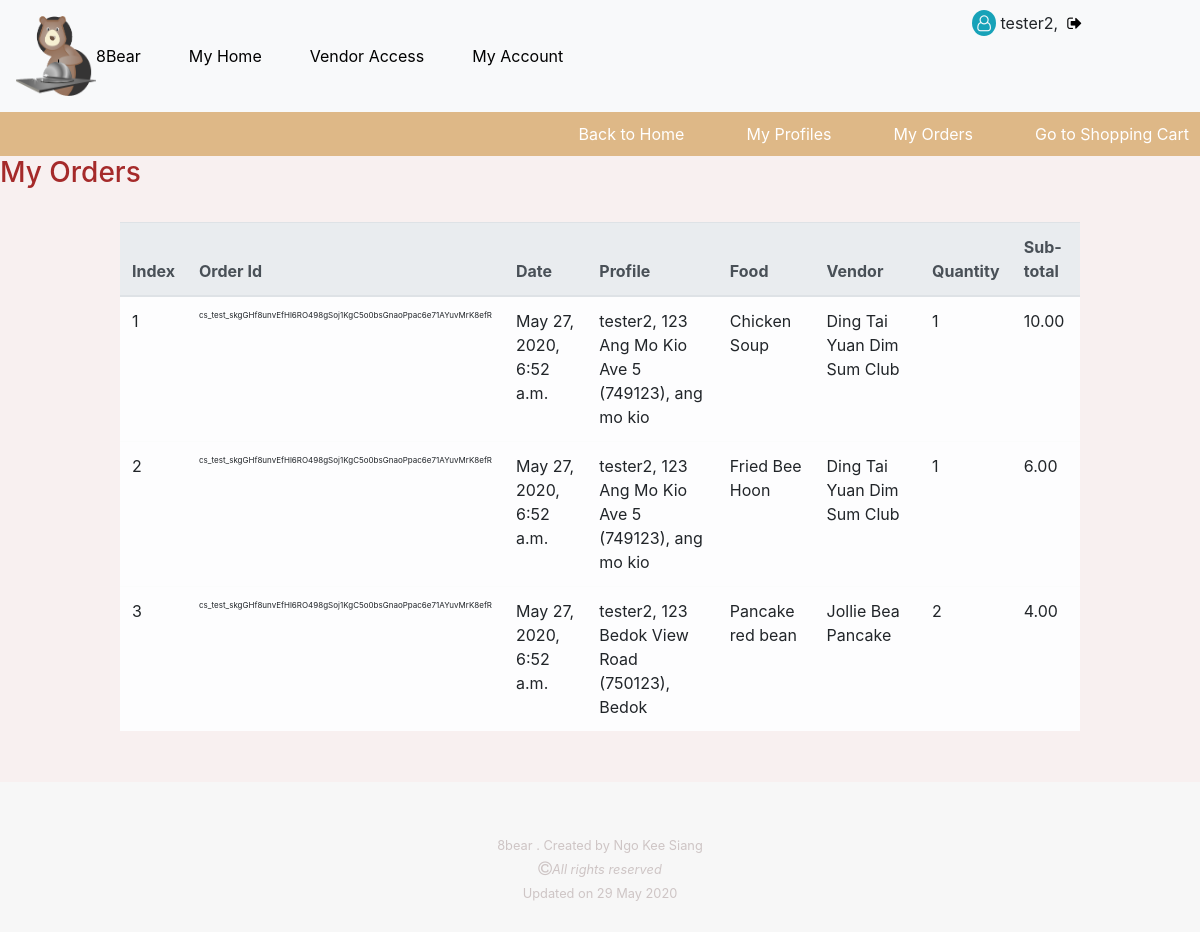
/my_orders (signed in), run on the app's committed database.
### order/models.py (models this page shows, shortened)
class OrderLineItem(models.Model):
    order = models.ForeignKey(Order, null=False, blank=False, on_delete=models.CASCADE )
    review = models.ForeignKey(Review, null=True, blank=True, on_delete=models.SET_NULL)
    process = models.ForeignKey(Process, null=True, blank=False, on_delete=models.SET_NULL)
    food = models.ForeignKey(Food, null=False, blank=False, on_delete=models.DO_NOTHING)
    datetime = models.DateTimeField(auto_now_add=True)
    quantity = models.PositiveSmallIntegerField(validators=[MinValueValidator(1), MaxValueValidator(99)], null=False, blank=False)
    cost = models.DecimalField(max_digits=10, decimal_places=2, null=False, default=0)
    buyer = models.ForeignKey(Buyer, null=True, blank=False, on_delete=models.SET_NULL)

class Order(models.Model):
    order_number = models.CharField(max_length=200, null=False, editable=False)
    user = models.ForeignKey(User, null=True, on_delete=models.SET_NULL)
    datetime = models.DateTimeField(auto_now_add=True)
    alternative_delivery_address = models.TextField(null=True, blank=True)
    total_cost = models.DecimalField(max_digits=10, decimal_places=2, null=False, default=0)

### buyer/models.py (models this page shows)
class Buyer(models.Model):
    town = models.CharField(max_length=100, null=True, blank=False)
    postal_code = models.PositiveIntegerField(null=False, blank=False)
    block = models.PositiveSmallIntegerField( null=False, blank=False)
    street = models.CharField(max_length=254, null=False, blank=False)
    date_joined = models.DateTimeField(auto_now_add=True)
    contact = models.PositiveIntegerField(validators=[MinValueValidator(10000000), MaxValueValidator(99999999)], null=False, blank=False)
    user = models.ForeignKey(User, null=True, on_delete=models.SET_NULL)
    def __str__(self):
        return '%s, %s %s (%s), %s' % (self.user.username, self.block, self.street, self.postal_code, self.town)

### food/models.py (models this page shows)
class Food(models.Model):
    vendor = models.ForeignKey(Vendor, null=False, blank=False, on_delete=models.CASCADE)
    tag = models.ManyToManyField(Tag)
    title = models.CharField(max_length=100, null=False, blank=False)
    description = models.TextField(null=False, blank=False)
    portion = models.PositiveSmallIntegerField( validators=[MinValueValidator(1), MaxValueValidator(99)] , default=1, null=False, blank=False )
    price = models.DecimalField(max_digits=8, decimal_places=2, null=False, blank=False)
    date_posted = models.DateTimeField(auto_now_add=True)
    date_edited = models.DateTimeField(auto_now_add=True)
    delivery_time = models.DecimalField(max_digits=3, decimal_places=0, null=False, blank=False)
    image = ImageField(blank=True, manual_crop="")
    def __str__(self):
        return self.title

### vendor/models.py (models this page shows)
class Vendor(models.Model):
    category = models.ManyToManyField(Category)
    postal_code = models.PositiveIntegerField( null=False, blank=False)
    name = models.CharField( max_length=100, null=False, blank=False)
    block = models.PositiveSmallIntegerField( null=False, blank=False)
    street = models.CharField(max_length=254, null=False, blank=False)
    contact = models.PositiveIntegerField(validators=[MinValueValidator(10000000), MaxValueValidator(99999999)], null=False, blank=False)
    date_joined = models.DateTimeField(auto_now_add=True)
    user = models.ForeignKey(User, null=True, on_delete=models.SET_NULL)
    user_contact = models.PositiveIntegerField(validators=[MinValueValidator(10000000), MaxValueValidator(99999999)], null=False, blank=False)
    license_number = models.CharField(max_length=10, null=False, blank=False)
    license_check = models.BooleanField(default=False)
    photo_url=models.URLField(max_length=1024, null=True, blank=True)
    vendordeliverytown = models.ManyToManyField(VendorDeliveryTown)
    vendordeliverypostal = models.ManyToManyField(VendorDeliveryPostal)
    def __str__(self):
        return self.name

### buyer/views.py (the view)
# urls.py: path('my_orders', buyer.views.view_order_history, name='view_order_history_route'),
@login_required
def view_order_history(request):
    orders = OrderLineItem.objects.all().filter(order__user=request.user)
    return render(request, "buyer/buyer_order_history.html", {
        "orders": orders
    })

### buyer/templates/buyer/buyer_order_history.html (shortened to what this page needs)
{% extends 'base_template.html' %}
{% load static %}
{%block css%}
<link rel="stylesheet" href="{% static 'buyer_nav_bar.css' %}">
{%endblock%}
{%block content%}
<div class="right-nav-parent">
    <nav class="right-nav">
        <ul>
            <li><a href="{% url 'index_route' %}"> Back to Home </a></li>
        </ul>
        <ul>
            <li> <a href="{% url 'show_buyer_profiles_route' %}"> My Profiles </a> </li>
        </ul>
        <ul>
            <li> <a href="{% url 'view_order_history_route' %}"> My Orders </a> </li>
        </ul>
        <ul>
            <li> <a href="{% url 'view_cart_route' %}" target="_blank"> Go to Shopping Cart </a> </li>
        </ul>
    </nav>
</div>
<h3 style="color:brown;"> My Orders </h3><br>
<div class="my-table">
    <table class="table table-light table-hover table-responsive-lg">
        <thead class="thead-light">
            <th> Index </th>
            <th> Order Id </th>
            <th> Date </th>
            <th> Profile </th>
            <th> Food </th>
            <th> Vendor </th>
            <th> Quantity </th>
            <th> Sub-total </th>
        </thead>
        {%for i in orders%}
        <tr>
            <td> {{forloop.counter}} </td>
            <td style="font-size:8px; overflow-wrap:break-word;"> {{i.order.order_number}} </td>
            <td> {{i.datetime}} </td>
            <td> {{i.buyer}} </td>
            <td> {{i.food}} </td>
            <td> {{i.food.vendor}}
            <td> {{i.quantity}} </td>
            <td> {{i.cost}} </td>
        </tr>
        {%endfor%}
    </table>
</div>
{%endblock%}

### templates/base_template.html (shortened to what this page needs)
{% load static %}
<!doctype html>
<html lang="en">
  <head>
    <link rel="stylesheet" href="https://stackpath.bootstrapcdn.com/font-awesome/4.7.0/css/font-awesome.min.css">
    <link rel="stylesheet" href="https://stackpath.bootstrapcdn.com/bootstrap/4.5.0/css/bootstrap.min.css">
    <link rel="stylesheet" href="{% static 'style.css' %}">
    {% block css %} {%endblock%}
  </head>
  <body>
    <header>
        <nav class="navbar navbar-expand-lg navbar-light bg-light py-3">
            <img src="/static/images/8bearlogo.png" alt="8bear brand" width="80px" height="80px">
            <div class="collapse navbar-collapse" id="navbarSupportedContent">
                <ul class="navbar-nav">
            {%if request.user.is_authenticated %}
                <li class="nav-item mr-5 my-3 "> <a href="{% url 'view_home_route' %}" >8Bear</a> </li>
                <li class="nav-item mr-5 my-3 "> <a href="{% url 'index_route' %}">My Home</a> </li>
                <li class="nav-item mr-5 my-3"> <a href="{% url 'view_vendor_profiles_route' %}"> Vendor Access</a> </li>
                <li class="nav-item mr-5 my-3 "> <a href="{% url 'view_account_route' %}" >My Account</a> </li>
            {%else%}
                <li class="nav-item mr-5 my-3"> <a href="{% url 'account_signup' %}">Create Account</a> </li>
            {%endif%}
                </ul>
            </div>
        </nav>
        <div id="show-username">
        {%if request.user.is_authenticated %}
        <i class="fa fa-user-o bg-info text-light" id="show-user-font" aria-hidden="true"></i> {{request.user.username}},&nbsp;
        <span class="nav-item mr-5 my-3"> <a href="{% url 'account_logout' %}" > <i class="fa fa-sign-out" aria-hidden="true"></i> </a> </span>
        {%else%}
            <span class="nav-item mr-5 my-3"> <a href="{% url 'account_login' %}" >Login <i class="fa fa-sign-in" aria-hidden="true"></i></a> </span>
        {%endif%}
        </div>
    </header>
    <main>
    {%block content%} {%endblock%}
    </main>
    <footer>
        <div>
            <section> <small> 8bear . Created by <a href="https://github.com/ksngo" style="color:rgb(206, 197, 197);">Ngo Kee Siang</a> </small> </section>
            <section><i class="fa fa-copyright" aria-hidden="true"></i><em><small>All rights reserved</small></em> </section>
            <section><small> Updated on 29 May 2020</small> </section>
        </div>
    </footer>
  </body>
</html>

### static/style.css (style rules this page uses)
body { background-color:white; }
main { width: 100%; }
a { text-decoration:none !important; color:black; }
#show-username { min-width:80px; position:absolute; top:0; right:5%; padding: 10px; }
#show-user-font { padding:5px; border-radius:50%; }
footer { height:100px; background-color: rgb(247, 247, 247); padding-top:50px; padding-bottom:100px; color: rgb(206, 197, 197); }
footer div { text-align: center; }
.my-table { width:80%; margin:auto; min-height: 70vh; }
h3 { color:brown; }

### static/buyer_nav_bar.css (style rules this page uses)
body { background-color:rgb(248, 240, 240); }
.right-nav-parent { width:100%; background-color:burlywood; }
.right-nav { display:flex; justify-content: flex-end; }
.right-nav ul { list-style:none; margin-bottom:10px; margin-top:10px; }
.right-nav a { color:white; padding:11px; }

### data on the page
OrderLineItem: order.order_number "cs_test_skgGHf8unvEfHl6RO498gSoj1KgC5o0bsGnaoPpac6e71AYuvMrK8efR", datetime "May 27, 2020, 6:52 a.m.", buyer "tester2, 123 Ang Mo Kio Ave 5 (749123), ang mo kio", food "Chicken Soup", food.vendor "Ding Tai Yuan Dim Sum Club", quantity "1", cost "10.00"
OrderLineItem: order.order_number "cs_test_skgGHf8unvEfHl6RO498gSoj1KgC5o0bsGnaoPpac6e71AYuvMrK8efR", datetime "May 27, 2020, 6:52 a.m.", buyer "tester2, 123 Ang Mo Kio Ave 5 (749123), ang mo kio", food "Fried Bee Hoon", food.vendor "Ding Tai Yuan Dim Sum Club", quantity "1", cost "6.00"
OrderLineItem: order.order_number "cs_test_skgGHf8unvEfHl6RO498gSoj1KgC5o0bsGnaoPpac6e71AYuvMrK8efR", datetime "May 27, 2020, 6:52 a.m.", buyer "tester2, 123 Bedok View Road (750123), Bedok", food "Pancake red bean", food.vendor "Jollie Bea Pancake", quantity "2", cost "4.00"

### other printed values
{{ request.user.username }} "tester2"
